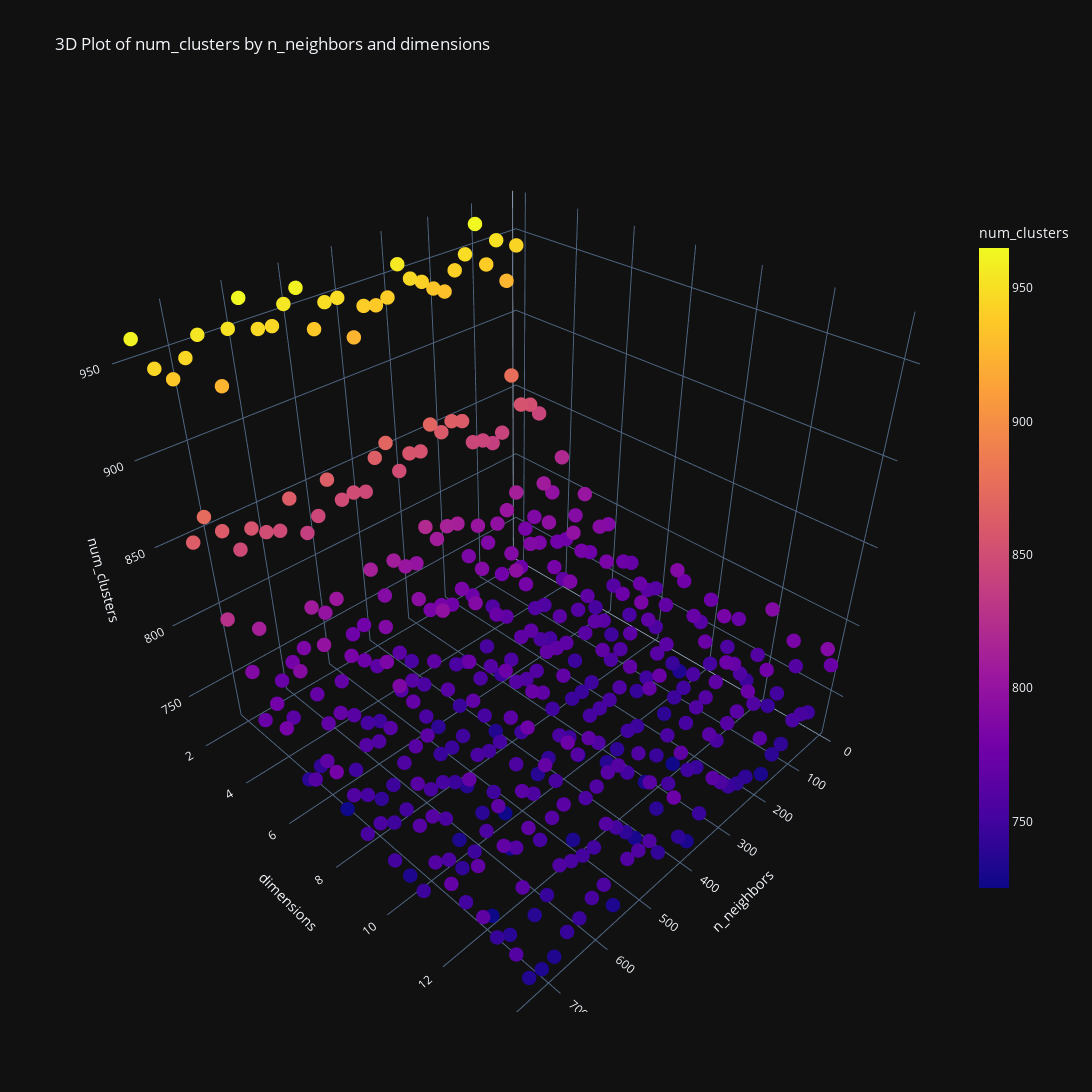

Notebook cell for this chart:
### Code cell
fig = dr_exper_plot3d(metrics, z_metric='num_clusters')
fig.show()

### Figure 1 — Plotly figure (JSON) as saved in the notebook; plotly's stock layout.template omitted (floating-point values rounded to 4 significant figures; data arrays with more than 128 entries replaced by an {"elided": "..."} marker saying what was removed)
{"data": [{"hovertemplate": "n_neighbors=%{x}<br>dimensions=%{y}<br>num_clusters=%{marker.color}<extra></extra>", "legendgroup": "", "marker": {"color": {"elided": "403 int values"}, "coloraxis": "coloraxis", "symbol": "circle", "size": 5}, "mode": "markers", "name": "", "scene": "scene", "showlegend": false, "x": {"elided": "403 int values"}, "y": {"elided": "403 int values"}, "z": {"elided": "403 int values"}, "type": "scatter3d"}], "layout": {"scene": {"domain": {"x": [0.0, 1.0], "y": [0.0, 1.0]}, "xaxis": {"title": {"text": "n_neighbors"}}, "yaxis": {"title": {"text": "dimensions"}}, "zaxis": {"title": {"text": "num_clusters"}}}, "coloraxis": {"colorbar": {"title": {"text": "num_clusters"}, "len": 0.75}, "colorscale": [[0.0, "#0d0887"], [0.1111, "#46039f"], [0.2222, "#7201a8"], [0.3333, "#9c179e"], [0.4444, "#bd3786"], [0.5556, "#d8576b"], [0.6667, "#ed7953"], [0.7778, "#fb9f3a"], [0.8889, "#fdca26"], [1.0, "#f0f921"]], "cmin": 725, "cmax": 965}, "legend": {"tracegroupgap": 0}, "title": {"text": "3D Plot of num_clusters by n_neighbors and dimensions"}, "width": 1600, "height": 1600}}
